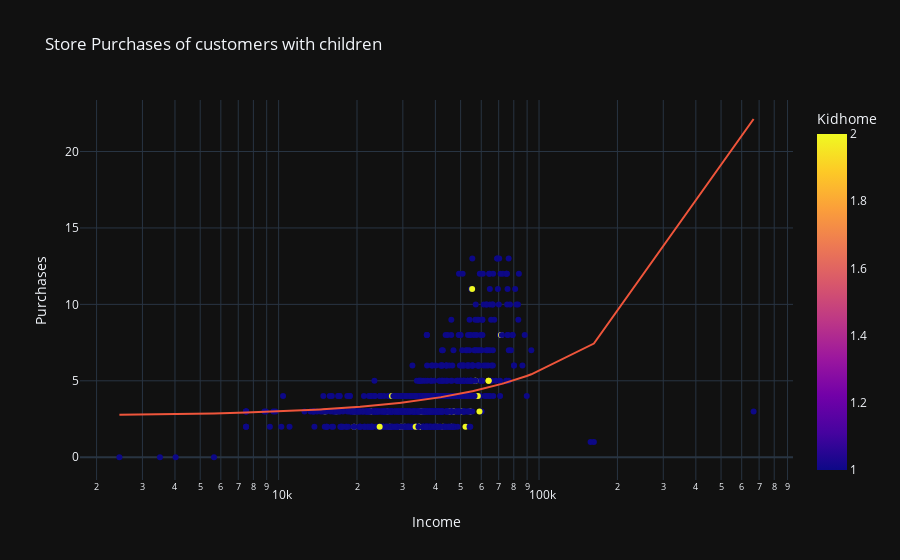

Notebook cell for this chart:
### Code cell
df3 = df.query('Kidhome in [1,2]').dropna()[['Kidhome','Income','NumStorePurchases']]
px.scatter(df3, x = 'Income', y='NumStorePurchases',labels={'NumStorePurchases':'Purchases'}, color='Kidhome', log_x=True, trendline='ols', title='Store Purchases of customers with children')

### Figure 1 — Plotly figure (JSON) as saved in the notebook; plotly's stock layout.template omitted (floating-point values rounded to 4 significant figures; data arrays with more than 128 entries replaced by an {"elided": "..."} marker saying what was removed)
{"data": [{"hovertemplate": "Income=%{x}<br>Purchases=%{y}<br>Kidhome=%{marker.color}<extra></extra>", "legendgroup": "", "marker": {"color": {"elided": "933 int values"}, "coloraxis": "coloraxis", "symbol": "circle"}, "mode": "markers", "name": "", "orientation": "v", "showlegend": false, "x": {"elided": "933 float values"}, "xaxis": "x", "y": {"elided": "933 int values"}, "yaxis": "y", "type": "scatter"}, {"hovertemplate": "<b>OLS trendline</b><br>NumStorePurchases = 2.91316e-05 * Income + 2.70549<br>R<sup>2</sup>=0.127512<br><br>Income=%{x}<br>Purchases=%{y} <b>(trend)</b><extra></extra>", "legendgroup": "", "marker": {"symbol": "circle"}, "mode": "lines", "name": "", "showlegend": false, "x": {"elided": "933 float values"}, "xaxis": "x", "y": {"elided": "933 float values"}, "yaxis": "y", "type": "scatter"}], "layout": {"xaxis": {"anchor": "y", "domain": [0.0, 1.0], "title": {"text": "Income"}, "type": "log"}, "yaxis": {"anchor": "x", "domain": [0.0, 1.0], "title": {"text": "Purchases"}}, "coloraxis": {"colorbar": {"title": {"text": "Kidhome"}}, "colorscale": [[0.0, "#0d0887"], [0.1111, "#46039f"], [0.2222, "#7201a8"], [0.3333, "#9c179e"], [0.4444, "#bd3786"], [0.5556, "#d8576b"], [0.6667, "#ed7953"], [0.7778, "#fb9f3a"], [0.8889, "#fdca26"], [1.0, "#f0f921"]]}, "legend": {"tracegroupgap": 0}, "title": {"text": "Store Purchases of customers with children"}}}
